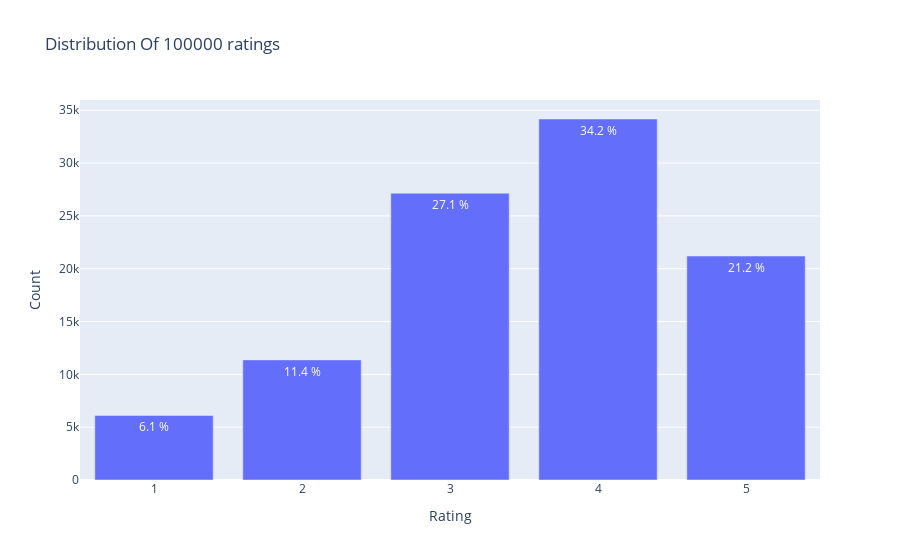

The notebook cell saved with this chart:
### Markdown cell above
# Exploratory Data Analysis (EDA)

As to better understand the data we're working with, EDA will be performed. This will include distribution of the ratings and the user's ratings.

### Code cell
from plotly.offline import iplot
import plotly.graph_objs as go

data = df['rating'].value_counts()#.sort_index(ascending=False)
print(data)

trace = go.Bar(x = data.index,
               text = ['{:.1f} %'.format(val) for val in (data.values / df.shape[0] * 100)],
               textposition = 'auto',
               y = data.values,
               )


# Create layout
layout = dict(title = 'Distribution Of {} ratings'.format(df.shape[0]),
              xaxis = dict(title = 'Rating'),
              yaxis = dict(title = 'Count'))
# Create plot
fig = go.Figure(data=[trace], layout=layout)
iplot(fig)

### Figure 1 — Plotly figure (JSON) as saved in the notebook; plotly's stock layout.template omitted (floating-point values rounded to 4 significant figures)
{"data": [{"text": ["34.2 %", "27.1 %", "21.2 %", "11.4 %", "6.1 %"], "textposition": "auto", "type": "bar", "x": [4, 3, 5, 2, 1], "y": [34174, 27145, 21201, 11370, 6110]}], "layout": {"title": {"text": "Distribution Of 100000 ratings"}, "xaxis": {"title": {"text": "Rating"}}, "yaxis": {"title": {"text": "Count"}}}}
